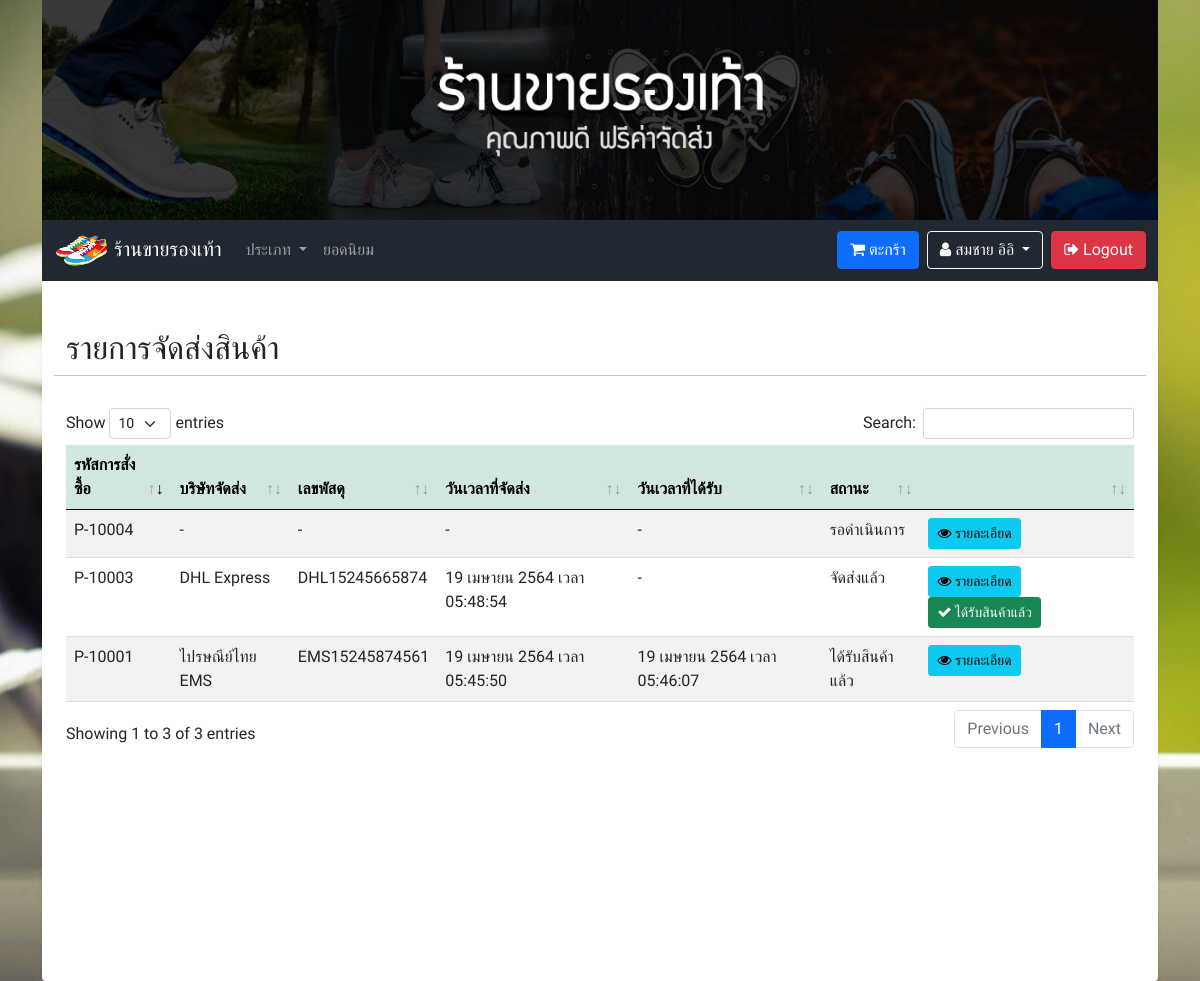
The app's page /member_shipment.php (signed in) with its own data.
### tables this page shows
CREATE TABLE `tbl_user` (
  `u_id` int(10) NOT NULL COMMENT 'ID',
  `u_username` varchar(255) NOT NULL COMMENT 'ชื่อผู้ใช้',
  `u_password` varchar(255) NOT NULL COMMENT 'รหัสผ่าน',
  `u_fname` varchar(255) NOT NULL COMMENT 'ชื่อ',
  `u_lname` varchar(255) NOT NULL COMMENT 'นามสกุล',
  `u_sex` varchar(50) NOT NULL COMMENT 'เพศ',
  `u_address` text NOT NULL COMMENT 'ที่อยู่',
  `u_email` varchar(255) NOT NULL COMMENT 'อีเมล์',
  `u_tel` varchar(10) NOT NULL COMMENT 'เบอร์โทร',
  `u_role` varchar(50) NOT NULL COMMENT 'บทบาท'
);

CREATE TABLE `tbl_shipment` (
  `sm_id` int(50) NOT NULL COMMENT 'ID',
  `sm_company` varchar(255) NOT NULL COMMENT 'บริษัทจัดส่ง',
  `sm_code` varchar(255) NOT NULL COMMENT 'เลขพัสดุ',
  `sm_date` varchar(255) NOT NULL COMMENT 'วันเวลาที่จัดส่ง',
  `sm_date_receive` varchar(255) NOT NULL COMMENT 'วันเวลาที่ได้รับ',
  `sm_pm_code` varchar(255) NOT NULL COMMENT 'รหัสการสั่งซื้อ',
  `sm_status` varchar(255) NOT NULL COMMENT 'สถานะ'
);

### functions.php (called while the page is built, shortened)
<?php
class ConnectDB
{
    protected $db;
    function __construct()
    {
        $DB_HOST = "localhost";
        $DB_USER = "root";
        $DB_PASS = "";
        $DB_NAME = "stoe_store";
        $con = new mysqli($DB_HOST, $DB_USER, $DB_PASS, $DB_NAME);
        $con->set_charset("utf8");
        $this->db = $con;
    }
    function query($data)
    {
        $result = $this->db->query($data);
        if ($result == true) {
            return $result;
        } else {
            echo "Error to query.!!";
        }
    }
}
class Member extends ConnectDB
{
    function memberGetById($id)
    {
        $result = $this->db->query("SELECT * FROM tbl_user WHERE u_id = '$id' AND u_role = 'member' ");
        $row = $result->fetch_all(MYSQLI_ASSOC);
        return $row;
    }
}
function ConvertDateToThai($datetime)
{
    $XdateTime = explode(" ", $datetime);
    $time = $XdateTime[1];
    $date = explode("-", $XdateTime[0]);
    $monthList = [
        "01" => "มกราคม",
        "02" => "กุมภาพันธ์",
        "03" => "มีนาคม",
        "04" => "เมษายน",
        "05" => "พฤษภาคม",
        "06" => "มิถุนายน",
        "07" => "กรกฎาคม",
        "08" => "สิงหาคม",
        "09" => "กันยายน",
        "10" => "ตุลาคม",
        "11" => "พฤศจิกายน",
        "12" => "ธันวาคม",
    ];
    return $date[2] . " " . $monthList[$date[1]] . " " . $date[0] + 543 . " เวลา " . $time;
}

### member_shipment.php (the view, shortened to what this page needs)
<?php
include('header.php');
?>
</head>
<?php
$obj = new ConnectDB();
$objModal = new ConnectDB();
if (isset($_GET['display'])) {
    switch ($_GET['display']) {
        case 'success':
            $result = $obj->query("SELECT * FROM tbl_shipment as sm INNER JOIN tbl_payment AS pm ON sm.sm_pm_code = pm.pm_code INNER JOIN tbl_user as u ON pm.pm_u_id = u.u_id WHERE sm.sm_status = 'จัดส่งแล้ว' AND  pm.pm_u_id = '".$_SESSION['user']['id']."' ");
            break;
        case 'wait':
            $result = $obj->query("SELECT * FROM tbl_shipment as sm INNER JOIN tbl_payment AS pm ON sm.sm_pm_code = pm.pm_code INNER JOIN tbl_user as u ON pm.pm_u_id = u.u_id WHERE sm.sm_status = 'รอดำเนินการ' AND  pm.pm_u_id = '".$_SESSION['user']['id']."'  ");
            break;
    }
} else {
    $result = $obj->query("SELECT * FROM tbl_shipment as sm INNER JOIN tbl_payment AS pm ON sm.sm_pm_code = pm.pm_code INNER JOIN tbl_user as u ON pm.pm_u_id = u.u_id WHERE pm.pm_u_id = '".$_SESSION['user']['id']."' ");
}
?>
<body class="bgc-gray bgm-stoes">
    <?php include('navbar.php'); ?>
    <div class="container p-4 pb-5 bgc-white shadow-sm rounded min-height">
        <div class="row my-4">
            <h2>รายการจัดส่งสินค้า</h2>
            <hr>
            <table id="dtb" class="table table-striped table-hover" style="width:100%">
                <thead>
                    <tr class="table-success">
                        <th>รหัสการสั่งซื้อ</th>
                        <th>บริษัทจัดส่ง</th>
                        <th>เลขพัสดุ</th>
                        <th>วันเวลาที่จัดส่ง</th>
                        <th>วันเวลาที่ได้รับ</th>
                        <th>สถานะ</th>
                        <th></th>
                    </tr>
                </thead>
                <tbody>
                    <?php while ($row = $result->fetch_array()) { ?>
                        <tr>
                            <td><?= $row['sm_pm_code']; ?></td>
                            <td><?php if(empty($row['sm_company'])){echo'-';}else{echo $row['sm_company'];} ?></td>
                            <td><?php if(empty($row['sm_code'])){echo'-';}else{echo $row['sm_code'];} ?></td>
                            <td><?php if(empty($row['sm_date'])){echo'-';}else{echo ConvertDateToThai($row['sm_date']);} ?></td>
                            <td><?php if(empty($row['sm_date_receive'])){echo'-';}else{echo ConvertDateToThai($row['sm_date_receive']);} ?></td>
                            <td><?= $row['sm_status']; ?></td>
                            <td width="20%">
                                <?php if (isset($_GET['display']) && $_GET['display'] == 'success') { ?>
                                    <button class="btn btn-sm btn-info m-0" type="button" data-bs-toggle="modal" data-bs-target="#Modal<?= $row['pm_id'] ?>"><i class="fa fa-eye" aria-hidden="true"></i> รายละเอียด</button>
                                <?php } else if (isset($_GET['display']) && $_GET['display'] == 'delete') { ?>
                                    <button class="btn btn-sm btn-info m-0" type="button" data-bs-toggle="modal" data-bs-target="#Modal<?= $row['pm_id'] ?>"><i class="fa fa-eye" aria-hidden="true"></i> รายละเอียด</button>
                                <?php } else { ?>
                                    <button class="btn btn-sm btn-info m-0" type="button" data-bs-toggle="modal" data-bs-target="#Modal<?= $row['pm_id'] ?>"><i class="fa fa-eye" aria-hidden="true"></i> รายละเอียด</button>
                                    <?php if($row['sm_status'] == 'จัดส่งแล้ว'){ ?>
                                        <a href="?action=accept&id=<?= $row['sm_id']; ?>" class="btn btn-success btn-sm" onclick="return confirm('ยืนยัน?');"><i class="fa fa-check" aria-hidden="true" ></i> ได้รับสินค้าแล้ว</a>
                                    <?php } ?>
                                <?php } ?>
                            </td>
                        </tr>
                                                    <?php
                                                    $resultModal = $objModal->query("SELECT * FROM tbl_payment_list as pl INNER JOIN tbl_cargo as cg ON pl.pl_cg_id=cg.cg_id WHERE  pl.pl_pm_code = '" . $row['pm_code'] . "' ");
                                                    ?>
                    <?php } ?>
                </tbody>
            </table>
        </div>
    </div>
    <?php include('call_datatable.php'); ?>
    <?php include('footer.php'); ?>

### navbar.php (shortened to what this page needs)
<div class="container">
    <img src="img/banner.jpg" style="width:100%;max-height:250px;min-height:150px;" class="img-fluid">
    <nav class="navbar navbar-expand-lg navbar-dark sticky-top">
        <div class="container">
            <a class="navbar-brand" href="index.php"><img src="img/logo.png" style="height:35px;width:55px;"> ร้านขายรองเท้า</a>
            <div class="collapse navbar-collapse" id="navbarSupportedContent">
                <ul class="navbar-nav me-auto mb-2 mb-lg-0">
                    <li class="nav-item dropdown">
                        <a class="nav-link dropdown-toggle" href="#" id="navbarDropdown" role="button" data-bs-toggle="dropdown" aria-expanded="false">
                            ประเภท
                        </a>
                    </li>
                    <li class="nav-item">
                        <a class="nav-link" href="index.php?popular">ยอดนิยม <sup><img src="img/hot.gif" style="width:25px;"></sup></a>
                    </li>
                </ul>
                <ul class="navbar-nav d-flex">
                    <?php
                    if (isset($_SESSION['user']['role']) && $_SESSION['user']['role'] == 'member') { ?>
                        <a href="member_cart.php" class="btn btn-primary me-2"><i class="fa fa-shopping-cart" aria-hidden="true"></i> ตะกร้า</a>
                        <?php
                        $obj_fetchNameNav = new Member();
                        $row_fetchNameNav = $obj_fetchNameNav->memberGetById($_SESSION['user']['id']);
                        ?>
                        <div class="dropdown me-2">
                            <button class="btn btn-outline-light dropdown-toggle" type="button" id="dropdownMenuButton1" data-bs-toggle="dropdown" aria-expanded="false">
                                <i class="fa fa-user" aria-hidden="true"></i> <?= $row_fetchNameNav[0]['u_fname'] . ' ' . $row_fetchNameNav[0]['u_lname'] ?>
                            </button>
                        </div>
                        <a href="logout.php" class="btn btn-danger"><i class="fa fa-sign-out" aria-hidden="true"></i> Logout</a>
                    <?php
                    } else if (isset($_SESSION['user']['role']) && $_SESSION['user']['role'] == 'admin') { ?>
                        <a href="logout.php" class="btn btn-danger"><i class="fa fa-sign-out" aria-hidden="true"></i> Logout</a>
                    <?php } else { ?>
                        <a href="login.php" class="btn btn-success me-2"><i class="fa fa-sign-in" aria-hidden="true"></i> Login</a>
                        <a href="register.php" class="btn btn-primary"><i class="fa fa-plus-circle" aria-hidden="true"></i> สมัครสมาชิก</a>
                    <?php } ?>
                </ul>
            </div>
        </div>
    </nav>

### css/style.css (style rules this page uses)
* { font-family: "Chakra Petch", sans-serif; }
nav.navbar { background-color: #222831 !important; }
.bgc-gray { background-color: #eee; }
.bgc-white { background-color: #fff; }
.min-height { min-height: 700px; height: auto; }
.bgm-stoes { background: url("../img/bg.jpg") no-repeat center center fixed; -webkit-background-size: cover; -moz-background-size: cover; -o-background-size: cover; background-size: cover; }

### records on screen
tbl_user: u_fname "สมชาย", u_lname "อิอิ"
tbl_shipment: sm_pm_code "P-10001", sm_company "ไปรษณีย์ไทย EMS", sm_code "EMS15245874561", sm_date "19 เมษายน 2564 เวลา 05:45:50", sm_date_receive "19 เมษายน 2564 เวลา 05:46:07", sm_status "ได้รับสินค้าแล้ว"
tbl_shipment: sm_pm_code "P-10003", sm_company "DHL Express", sm_code "DHL15245665874", sm_date "19 เมษายน 2564 เวลา 05:48:54", sm_status "จัดส่งแล้ว"
tbl_shipment: sm_pm_code "P-10004", sm_status "รอดำเนินการ"
